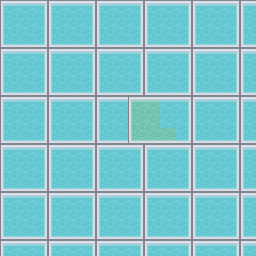

Below is a game level as drawn by its tile map, then a one-line description and the .tmx file that defines it, in full:
An orthogonal 16x16 tile map with 16x16 px tiles, 1 tile layer (块层 1).

<map version="1.0" tiledversion="1.0.2" orientation="orthogonal" renderorder="left-down" width="16" height="16" tilewidth="16" tileheight="16" nextobjectid="1">
 <tileset firstgid="1" name="roguelikeDungeon_transparent" tilewidth="16" tileheight="16" spacing="1" margin="1" tilecount="522" columns="29">
  <image source="../assets/graphics/kenney_tiles/roguelikeDungeon_transparent.png" width="493" height="306" />
 </tileset>
 <layer name="块层 1" width="16" height="16">
  <data encoding="csv">
291,292,293,291,292,293,291,292,293,291,292,293,291,292,293,291,
320,321,322,320,321,322,320,321,322,320,321,322,320,321,322,320,
349,350,351,349,350,351,349,350,351,349,350,351,349,350,351,349,
291,292,293,291,292,293,291,292,293,291,292,293,291,292,293,291,
320,321,322,320,321,322,320,321,322,320,321,322,320,321,322,320,
349,350,351,349,350,351,349,350,351,349,350,351,349,350,351,349,
291,292,293,291,292,293,291,292,296,297,292,293,291,292,293,291,
320,321,322,320,321,322,320,321,325,326,321,322,320,321,322,320,
349,350,351,349,350,351,349,350,354,355,355,351,349,350,351,349,
291,292,293,291,292,293,291,292,293,291,292,293,291,292,293,291,
320,321,322,320,321,322,320,321,322,320,321,322,320,321,322,320,
349,350,351,349,350,351,349,350,351,349,350,351,349,350,351,349,
291,292,293,291,292,293,291,292,293,291,292,293,291,292,293,291,
320,321,322,320,321,322,320,321,322,320,321,322,320,321,322,320,
349,350,351,349,350,351,349,350,351,349,350,351,349,350,351,349,
291,292,293,291,292,293,291,292,293,291,292,293,291,292,293,291
</data>
 </layer>
</map>